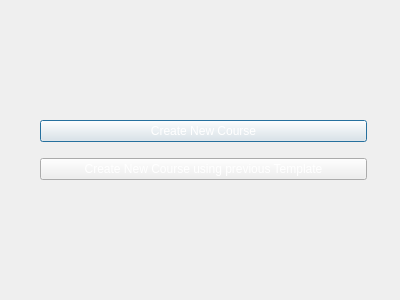
<?xml version="1.0" encoding="UTF-8"?>
<ui version="4.0">
 <class>Dialog</class>
 <widget class="QDialog" name="Dialog">
  <property name="geometry">
   <rect>
    <x>0</x>
    <y>0</y>
    <width>400</width>
    <height>300</height>
   </rect>
  </property>
  <property name="windowTitle">
   <string>Dialog</string>
  </property>
  <property name="styleSheet">
   <string notr="true">	color: rgb(255, 255, 255);
	background-color: qlineargradient(spread:pad, x1:1, y1:1, x2:1, y2:1, stop:0 		    rgba(43, 48, 59, 255), stop:1 rgba(0, 0, 127, 255));</string>
  </property>
  <widget class="QWidget" name="verticalLayoutWidget">
   <property name="geometry">
    <rect>
     <x>40</x>
     <y>110</y>
     <width>327</width>
     <height>80</height>
    </rect>
   </property>
   <layout class="QVBoxLayout" name="verticalLayout">
    <item>
     <widget class="QPushButton" name="newCourseButton">
      <property name="text">
       <string>Create New Course</string>
      </property>
     </widget>
    </item>
    <item>
     <widget class="QPushButton" name="newTemplateCourseButton">
      <property name="text">
       <string>Create New Course using previous Template</string>
      </property>
     </widget>
    </item>
   </layout>
  </widget>
 </widget>
 <resources/>
 <connections/>
</ui>
